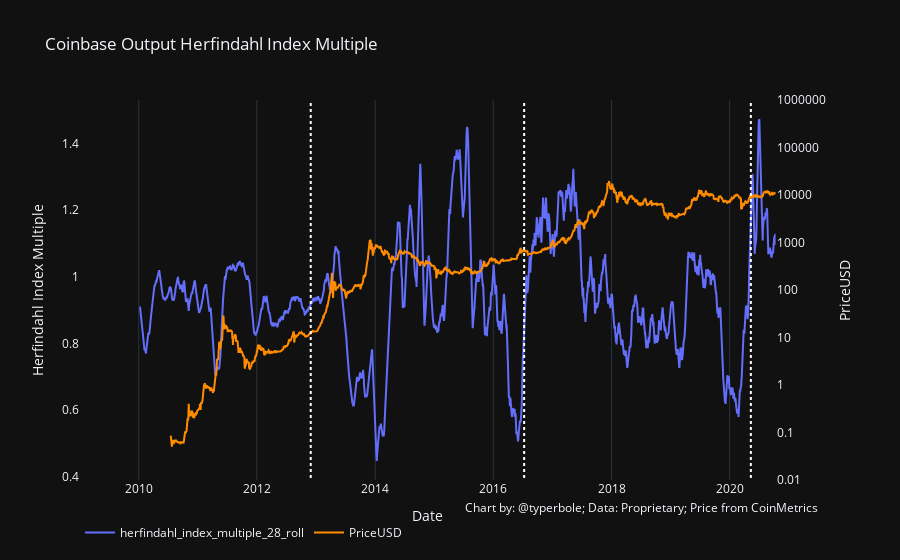

Notebook code cell kept with this figure:
### Code cell
chart_utils.two_axis_chart(
    daily_data[:-28], x_series='date', 
    y1_series='herfindahl_index_multiple_28_roll',
    y2_series='PriceUSD',
    y2_series_axis_type='log', y2_series_axis_range=[-2, 6],
#     y2_series_axis_type='linear', y2_series_axis_range=[5000, 15000],
    x_axis_title='Date',
    y1_series_title='Herfindahl Index Multiple',
    title='Coinbase Output Herfindahl Index Multiple',
    data_source="Proprietary; Price from CoinMetrics",
    halving_lines=True,
#     save_file='./docs/MinerHerfMultiple.html'
)

### Figure 1 — Plotly figure (JSON) as saved in the notebook; plotly's stock layout.template omitted (floating-point values rounded to 4 significant figures; data arrays with more than 128 entries replaced by an {"elided": "..."} marker saying what was removed)
{"data": [{"name": "herfindahl_index_multiple_28_roll", "type": "scatter", "x": {"elided": "4295 str values"}, "xaxis": "x", "y": {"elided": "4295 float values"}, "yaxis": "y"}, {"line": {"color": "darkorange"}, "name": "PriceUSD", "type": "scatter", "x": {"elided": "4295 str values"}, "xaxis": "x", "y": {"elided": "4295 float values"}, "yaxis": "y2"}, {"line": {"color": "white", "dash": "dot", "width": 2}, "mode": "lines", "showlegend": false, "type": "scatter", "x": ["2012-11-29", "2012-11-29"], "xaxis": "x", "y": [0, 1000000], "yaxis": "y2"}, {"line": {"color": "white", "dash": "dot", "width": 2}, "mode": "lines", "showlegend": false, "type": "scatter", "x": ["2016-07-10", "2016-07-10"], "xaxis": "x", "y": [0, 1000000], "yaxis": "y2"}, {"line": {"color": "white", "dash": "dot", "width": 2}, "mode": "lines", "showlegend": false, "type": "scatter", "x": ["2020-05-11", "2020-05-11"], "xaxis": "x", "y": [0, 1000000], "yaxis": "y2"}], "layout": {"annotations": [{"showarrow": false, "text": "Chart by: @typerbole; Data: Proprietary; Price from CoinMetrics", "x": 1, "xanchor": "right", "xref": "paper", "xshift": 0, "y": -0.1, "yanchor": "auto", "yref": "paper", "yshift": 0}], "legend": {"orientation": "h"}, "showlegend": true, "title": {"text": "Coinbase Output Herfindahl Index Multiple"}, "xaxis": {"anchor": "y", "domain": [0, 0.94], "title": {"text": "Date"}}, "yaxis": {"anchor": "x", "domain": [0, 1], "showgrid": false, "title": {"text": "Herfindahl Index Multiple"}, "type": "linear"}, "yaxis2": {"anchor": "x", "overlaying": "y", "range": [-2, 6], "showgrid": false, "side": "right", "tickformat": "${n},", "title": {"text": "PriceUSD"}, "type": "log"}}}
